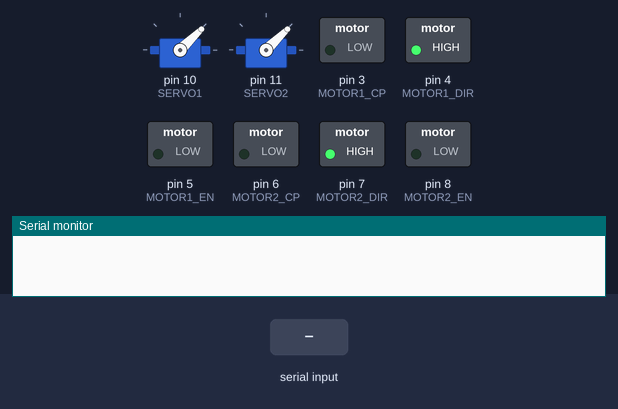
A sketch run on a simulated Arduino Uno, built with avr-gcc and run on an emulated ATmega328P. On the bench: 2 × servo, switched loads named in the sketch (green lamp = pin HIGH), the last lines printed to the serial monitor. Dashed ring = blinking. The test bench sets the inputs (shaded band).

Above: at 1.4 s.
1.5 s: "r" received over Serial
At 1.7 s:
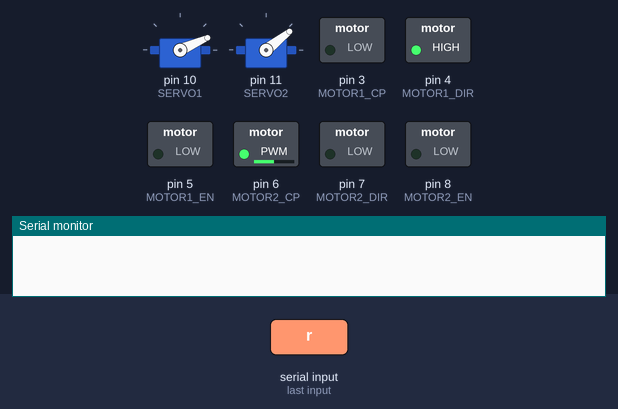
4.5 s: "f" received over Serial
At 4.7 s:
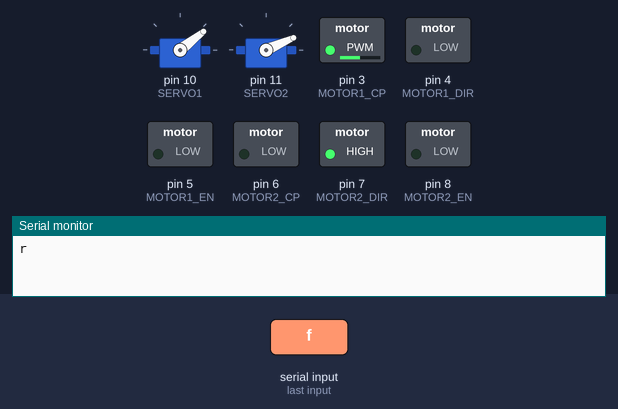
7.5 s: "x" received over Serial
At 9.3 s:
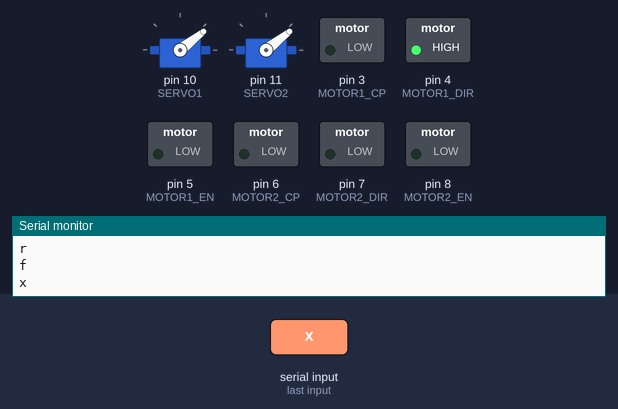
10.5 s: "z" received over Serial
At 12.8 s:
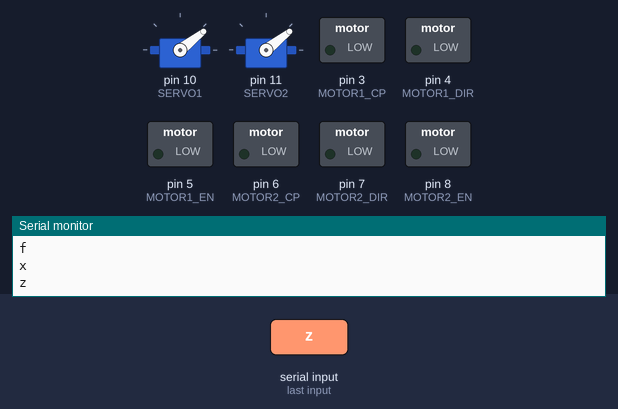
13.5 s: "R" received over Serial
At 13.7 s:
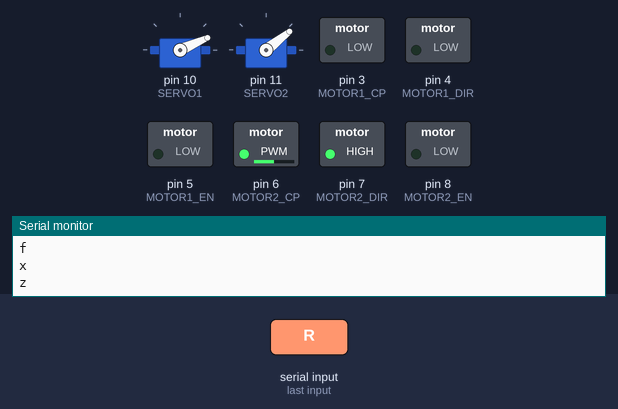
16.5 s: "X" received over Serial
At 18.5 s:
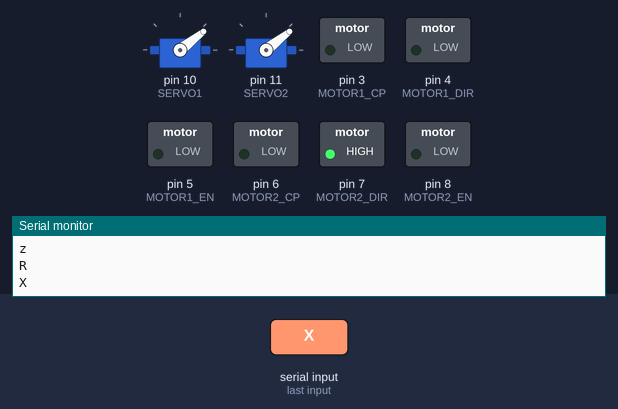
Timing chart, 0 to 20.0 s (numbered marks = the images above; inputs shaded):
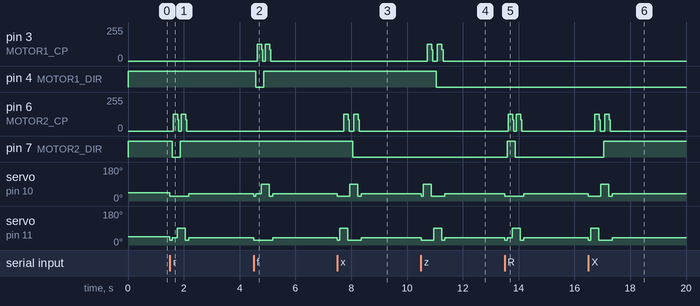

Measured:
- after the input at 1.5 s, pin 6 (MOTOR2_CP): alternates 127/255 for 0.16 s and 0/255 for 0.13 s, 4 changes in all, then stays 0/255, starting after 0.13 s; pin 7 (MOTOR2_DIR): HIGH → LOW after 0.09 s, → HIGH 0.29 s later; servo on pin 10 (SERVO1): 44° → 24° at once, → 38° 0.67 s later
- after the input at 4.5 s, pin 3 (MOTOR1_CP): alternates 127/255 for 0.16 s and 0/255 for 0.13 s, 4 changes in all, then stays 0/255, starting after 0.13 s; pin 4 (MOTOR1_DIR): HIGH → LOW after 0.09 s, → HIGH 0.29 s later; servo on pin 11 (SERVO2): 38° → 24° at once, → 38° 0.67 s later
- after the input at 7.5 s, pin 6 (MOTOR2_CP): alternates 127/255 for 0.16 s and 0/255 for 0.21 s, 4 changes in all, then stays 0/255, starting after 0.23 s; pin 7 (MOTOR2_DIR): HIGH → LOW after 0.55 s
- after the input at 10.5 s, pin 3 (MOTOR1_CP): alternates 127/255 for 0.16 s and 0/255 for 0.21 s, 4 changes in all, then stays 0/255, starting after 0.23 s; pin 4 (MOTOR1_DIR): HIGH → LOW after 0.55 s
- after the input at 13.5 s, pin 6 (MOTOR2_CP): alternates 127/255 for 0.16 s and 0/255 for 0.13 s, 4 changes in all, then stays 0/255, starting after 0.13 s; pin 7 (MOTOR2_DIR): LOW → HIGH after 0.09 s, → LOW 0.29 s later; servo on pin 10 (SERVO1): 38° → 24° at once, → 38° 0.67 s later
- after the input at 16.5 s, pin 6 (MOTOR2_CP): alternates 127/255 for 0.16 s and 0/255 for 0.21 s, 4 changes in all, then stays 0/255, starting after 0.23 s; pin 7 (MOTOR2_DIR): LOW → HIGH after 0.55 s

The sketch:

cube12_01.ino
```cpp
#include <Servo.h>

#define MOTOR1_CP 3
#define MOTOR1_DIR 4
#define MOTOR1_EN 5
#define MOTOR2_CP 6
#define MOTOR2_DIR 7
#define MOTOR2_EN 8
#define SERVO1 10
#define SERVO2 11

#define MOTOR_PULSE 6400 //转一圈的脉冲

Servo servo_left, servo_right;
uint8_t servo_left_state[4] = {24,38,88,44};// 闭合 紧贴 张开
uint8_t servo_right_state[4] = {24,38,88,44};// 闭合 紧贴 张开

uint8_t min_delay = 54 , max_delay = 800;

void setup()
{
//  pinMode(LED_BUILTIN, OUTPUT);
  pinMode(MOTOR1_CP, OUTPUT);
  pinMode(MOTOR1_DIR, OUTPUT);
  pinMode(MOTOR1_EN, OUTPUT);
  pinMode(MOTOR2_CP, OUTPUT);

  pinMode(MOTOR2_DIR, OUTPUT);
  pinMode(MOTOR2_EN, OUTPUT);
  digitalWrite(MOTOR1_DIR, HIGH);
  digitalWrite(MOTOR1_EN, LOW);
  digitalWrite(MOTOR2_DIR, HIGH);
  digitalWrite(MOTOR2_EN, LOW);

  Serial.begin(115200); //打开串口

  servo_left.attach(SERVO1,500,2500);
  servo_right.attach(SERVO2,500,2500);

  servo_left.write(servo_left_state[3]);
  servo_right.write(servo_right_state[3]);
  delay(200);

//  servo_left.write(servo_left_state[0]);
//  delay(500);
//  servo_right.write(servo_right_state[2]);
//  delay(3000);
//  servo_left.write(servo_left_state[3]);
//  servo_right.write(servo_right_state[3]);
//  delay(3000);
//  servo_left.write(servo_left_state[2]);
//  servo_right.write(servo_right_state[0]);
//  delay(3000);
}

void loop(){

  String buf = "";
  while (Serial.available() == 0);
  while (Serial.available() > 0){
      buf += char(Serial.read());
      delay(5);
  }

  if(buf.length()>=65){
    Serial.flush();
    while (Serial.available() == 0);
    while (Serial.available() > 0){
      buf += char(Serial.read());
      delay(5);
    }
  }
  //Serial.print(buf.length());
  motor_solution(buf);
  Serial.println(buf);
  Serial.flush();

}

//L2 D2 R' F2 D2 F2 U2 L' B2 D2 L' F' D' L U2 R D F' U L
//rzrzRRzRzFZZrZZxfxFXXrZRzRzrZFFzRZRRFFxfxFFXXZZRRZrzRR
//R' D' L2 U F L' U' B R' U R D' F2 D R2 F2 U' B2 L2 D' L2
//L2 D L2 B2 U F2 R2 D' F2 D R' U' R B' U L F' U' L2 D R

void motor_solution(String cube_list){
  uint8_t i = 0;
  for(; i<cube_list.length(); i++){
    // Serial.print(cube_list[i]);
    if(cube_list[i] == 'S'){
      uint8_t cube_speed = (uint8_t)cube_list[i+1]*10 + (uint8_t)cube_list[i+2] - 16;
      Serial.print("Speed = ");
      Serial.println(cube_speed);
      min_delay = cube_speed;
      cube_list = ' ';
   }
    char temp = cube_list[i];
    if (temp == cube_list[i+1]){
      cube_list[i+1] = '2';
      i++;
    }
  }
  // Serial.println(cube_list);
  uint8_t left_motor_flag = 0, right_motor_flag = 0;
  for(i=0; i<cube_list.length(); i++){
    int8_t left_round, right_round;
    if(cube_list[i] == 'r' || cube_list[i] == 'f' || cube_list[i] == 'x' || cube_list[i] == 'z')
      left_round = right_round = -1;
    else
      left_round = right_round = 1;

    if(cube_list[i+1] == '2'){
      if(left_motor_flag == 0)
        left_round = 2;
      else
        left_round = -2;
      if(right_motor_flag == 0)
        right_round = 2;
      else
        right_round = -2;
    }
    if(cube_list[i] == 'r'){
      cube2motor('R', right_round);
//      Serial.println('r');
      if(cube_list[i+1] == '2')
        right_motor_flag = !right_motor_flag;
    }
    else if(cube_list[i] == 'f'){
      cube2motor('F', left_round);
//      Serial.println('f');
      if(cube_list[i+1] == '2')
        left_motor_flag = !left_motor_flag;
    }
    else if(cube_list[i] == 'x'){
      cube2motor('X', right_round);
//      Serial.println('x');
      if(cube_list[i+1] == '2')
        right_motor_flag = !right_motor_flag;
    }
    else if(cube_list[i] == 'z'){
      cube2motor('Z', left_round);
//      Serial.println('z');
      if(cube_list[i+1] == '2')
        left_motor_flag = !left_motor_flag;
    }
    else if(cube_list[i] == 'R' || cube_list[i] == 'X')
    {
      cube2motor(cube_list[i], right_round);
//      Serial.println(cube_list[i]);
      if(cube_list[i+1] == '2')
        right_motor_flag = !right_motor_flag;
    }
    else if(cube_list[i] == 'F' || cube_list[i] == 'Z')
    {
      cube2motor(cube_list[i], left_round);
//      Serial.println(cube_list[i]);
      if(cube_list[i+1] == '2')
        left_motor_flag = !left_motor_flag;
    }
    else if(cube_list[i] == 'C'){
      cube2motor('C', right_round);
//      Serial.println('C');
    }
    else if(cube_list[i] == 'c'){
      servo_left.write(servo_left_state[3]);
      servo_right.write(servo_right_state[3]);
//      Serial.println('c');
    }
    else if(cube_list[i] == 'l'){
      servo_left.write(servo_left_state[0]);
      servo_right.write(servo_right_state[0]);
//      Serial.println('l');
    }
    if(cube_list[i+1] == '2'){
      i++;
//      Serial.println('2');
    }
  }
}

void cube2motor(char cube_list, int8_t round){
  servo_left.write(servo_left_state[0]);
  servo_right.write(servo_right_state[0]);
  delay(80);
  if(cube_list == 'R'){
    servo_right.write(servo_right_state[1]);
    motor_turning('R', round);
    if(round == 1 || round == -1){
      servo_right.write(servo_right_state[2]);
      delay(100);
      motor_turning('R', -round);
    }
  }
  else if(cube_list == 'F'){
    servo_left.write(servo_left_state[1]);
    motor_turning('L', round);
    if(round == 1 || round == -1){
      servo_left.write(servo_left_state[2]);
      delay(100);
      motor_turning('L', -round);
    }
  }
  else if(cube_list == 'X'){

    if(round == 1 || round == -1){
      servo_right.write(servo_right_state[2]);
      delay(100);
      motor_turning('R', -round);
      servo_right.write(servo_right_state[0]);
      delay(80);
      servo_left.write(servo_left_state[2]);
      delay(100);
      motor_turning('R', round);
    }
    else{
      servo_left.write(servo_left_state[2]);
      delay(100);
      motor_turning('R', round);
      servo_left.write(servo_left_state[3]);
      delay(80);
      servo_right.write(servo_right_state[3]);
      delay(100);
    }

  }
  else if(cube_list == 'Z'){
    if(round == 1 || round == -1){
      servo_left.write(servo_left_state[2]);
      delay(100);
      motor_turning('L', -round);
      servo_left.write(servo_left_state[0]);
      delay(80);
      servo_right.write(servo_right_state[2]);
      delay(100);
      motor_turning('L', round);
    }
    else{
      servo_right.write(servo_right_state[2]);
      delay(100);
      motor_turning('L', round);
      servo_right.write(servo_right_state[3]);
      delay(80);
      servo_left.write(servo_left_state[3]);
      delay(100);
    }
  }
  if(cube_list == 'C'){
      servo_right.write(servo_right_state[3]);
      servo_left.write(servo_left_state[3]);
      delay(200);
      servo_right.write(servo_right_state[0]);
      servo_left.write(servo_left_state[0]);
  }

    servo_right.write(servo_right_state[0]);
    servo_left.write(servo_left_state[0]);
    delay(120);
    servo_right.write(servo_right_state[1]);
    servo_left.write(servo_left_state[1]);
    delay(50);
}

void motor_turning(char motor, float right_angle){
  uint8_t cp_pin = 0 , dir_pin = 0;
  if(motor == 'L'){
    cp_pin = MOTOR1_CP;
    dir_pin = MOTOR1_DIR;
  }
  else if(motor == 'R'){
    cp_pin = MOTOR2_CP;
    dir_pin = MOTOR2_DIR;
  }
  if(right_angle >= 0){
    digitalWrite(dir_pin, HIGH);
    motor_pulse(cp_pin, (int)(right_angle*MOTOR_PULSE/4));
    // Serial.println(right_angle*MOTOR_PULSE/4);
  }
  else if(right_angle < 0){
    digitalWrite(dir_pin, LOW);
    motor_pulse(cp_pin, -(int)(right_angle*MOTOR_PULSE/4));
  }
}

void motor_pulse(uint8_t pin, uint16_t num){
  // Serial.println(num);
  uint16_t num_init = num;
  uint8_t delay_time = 0 ;
//  for(; num>num_init/3*2; num--){
//    delay_time = map(num,num_init,num_init/3*2,max_delay,min_delay);
//    // Serial.println(delay_time);
//    digitalWrite(pin, HIGH);
//    delayMicroseconds(delay_time);
//    digitalWrite(pin, LOW);
//    delayMicroseconds(delay_time);
//  }
//  for(; num>num_init/3; num--){
//    // Serial.println(min_delay);
//    digitalWrite(pin, HIGH);
//    delayMicroseconds(min_delay);
//    digitalWrite(pin, LOW);
//    delayMicroseconds(min_delay);
//  }
//  for(; num>0; num--){
//    delay_time = map(num,num_init/3,0,min_delay,max_delay);
//    // Serial.println(delay_time);
//    digitalWrite(pin, HIGH);
//    delayMicroseconds(delay_time);
//    digitalWrite(pin, LOW);
//    delayMicroseconds(delay_time);
//  }

  for(; num>0; num--){
    digitalWrite(pin, HIGH);
    delayMicroseconds(min_delay);
    digitalWrite(pin, LOW);
    delayMicroseconds(min_delay);
  }
}
```
